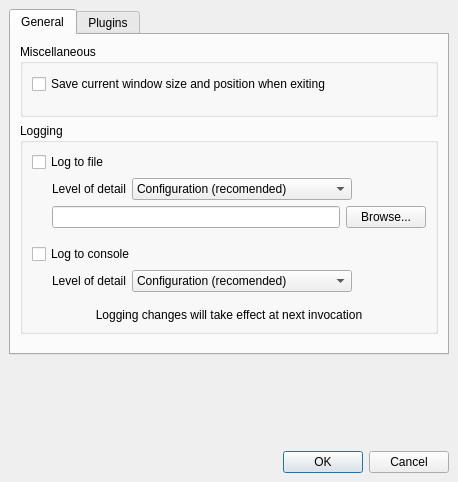
<ui version="4.0" >
 <class>PreferencesDialog</class>
 <widget class="QDialog" name="PreferencesDialog" >
  <property name="geometry" >
   <rect>
    <x>0</x>
    <y>0</y>
    <width>458</width>
    <height>482</height>
   </rect>
  </property>
  <property name="sizePolicy" >
   <sizepolicy>
    <hsizetype>3</hsizetype>
    <vsizetype>3</vsizetype>
    <horstretch>0</horstretch>
    <verstretch>0</verstretch>
   </sizepolicy>
  </property>
  <property name="windowTitle" >
   <string>Dialog</string>
  </property>
  <layout class="QVBoxLayout" >
   <property name="margin" >
    <number>9</number>
   </property>
   <property name="spacing" >
    <number>6</number>
   </property>
   <item>
    <widget class="QTabWidget" name="tabWidget" >
     <property name="currentIndex" >
      <number>0</number>
     </property>
     <widget class="QWidget" name="generalTab" >
      <attribute name="title" >
       <string>General</string>
      </attribute>
      <layout class="QVBoxLayout" >
       <property name="margin" >
        <number>9</number>
       </property>
       <property name="spacing" >
        <number>6</number>
       </property>
       <item>
        <widget class="QGroupBox" name="groupBox" >
         <property name="title" >
          <string>Miscellaneous</string>
         </property>
         <layout class="QVBoxLayout" >
          <property name="margin" >
           <number>9</number>
          </property>
          <property name="spacing" >
           <number>6</number>
          </property>
          <item>
           <widget class="QCheckBox" name="saveWindowSizeCheckBox" >
            <property name="text" >
             <string>Save current window size and position when exiting</string>
            </property>
           </widget>
          </item>
          <item>
           <spacer>
            <property name="orientation" >
             <enum>Qt::Vertical</enum>
            </property>
            <property name="sizeType" >
             <enum>QSizePolicy::Fixed</enum>
            </property>
            <property name="sizeHint" >
             <size>
              <width>20</width>
              <height>10</height>
             </size>
            </property>
           </spacer>
          </item>
         </layout>
        </widget>
       </item>
       <item>
        <widget class="QGroupBox" name="groupBox_2" >
         <property name="title" >
          <string>Logging</string>
         </property>
         <layout class="QVBoxLayout" >
          <property name="margin" >
           <number>9</number>
          </property>
          <property name="spacing" >
           <number>6</number>
          </property>
          <item>
           <layout class="QVBoxLayout" >
            <property name="margin" >
             <number>0</number>
            </property>
            <property name="spacing" >
             <number>6</number>
            </property>
            <item>
             <widget class="QCheckBox" name="logToFileCheckBox" >
              <property name="text" >
               <string>Log to file</string>
              </property>
             </widget>
            </item>
            <item>
             <layout class="QHBoxLayout" >
              <property name="margin" >
               <number>0</number>
              </property>
              <property name="spacing" >
               <number>6</number>
              </property>
              <item>
               <spacer>
                <property name="orientation" >
                 <enum>Qt::Horizontal</enum>
                </property>
                <property name="sizeType" >
                 <enum>QSizePolicy::Fixed</enum>
                </property>
                <property name="sizeHint" >
                 <size>
                  <width>20</width>
                  <height>10</height>
                 </size>
                </property>
               </spacer>
              </item>
              <item>
               <widget class="QLabel" name="fileLogDetailLabel" >
                <property name="sizePolicy" >
                 <sizepolicy>
                  <hsizetype>5</hsizetype>
                  <vsizetype>1</vsizetype>
                  <horstretch>0</horstretch>
                  <verstretch>0</verstretch>
                 </sizepolicy>
                </property>
                <property name="minimumSize" >
                 <size>
                  <width>0</width>
                  <height>0</height>
                 </size>
                </property>
                <property name="text" >
                 <string>Level of detail</string>
                </property>
               </widget>
              </item>
              <item>
               <widget class="QComboBox" name="fileLogDetailComboBox" >
                <property name="sizePolicy" >
                 <sizepolicy>
                  <hsizetype>5</hsizetype>
                  <vsizetype>0</vsizetype>
                  <horstretch>0</horstretch>
                  <verstretch>0</verstretch>
                 </sizepolicy>
                </property>
                <property name="minimumSize" >
                 <size>
                  <width>220</width>
                  <height>0</height>
                 </size>
                </property>
                <property name="currentIndex" >
                 <number>1</number>
                </property>
                <item>
                 <property name="text" >
                  <string>Debugging</string>
                 </property>
                </item>
                <item>
                 <property name="text" >
                  <string>Configuration (recomended)</string>
                 </property>
                </item>
                <item>
                 <property name="text" >
                  <string>General information</string>
                 </property>
                </item>
                <item>
                 <property name="text" >
                  <string>Warnings</string>
                 </property>
                </item>
                <item>
                 <property name="text" >
                  <string>Only severe events</string>
                 </property>
                </item>
               </widget>
              </item>
              <item>
               <spacer>
                <property name="orientation" >
                 <enum>Qt::Horizontal</enum>
                </property>
                <property name="sizeHint" >
                 <size>
                  <width>40</width>
                  <height>10</height>
                 </size>
                </property>
               </spacer>
              </item>
             </layout>
            </item>
            <item>
             <layout class="QHBoxLayout" >
              <property name="margin" >
               <number>0</number>
              </property>
              <property name="spacing" >
               <number>6</number>
              </property>
              <item>
               <spacer>
                <property name="orientation" >
                 <enum>Qt::Horizontal</enum>
                </property>
                <property name="sizeType" >
                 <enum>QSizePolicy::Fixed</enum>
                </property>
                <property name="sizeHint" >
                 <size>
                  <width>20</width>
                  <height>10</height>
                 </size>
                </property>
               </spacer>
              </item>
              <item>
               <widget class="QLineEdit" name="fileLogFilenameLineEdit" />
              </item>
              <item>
               <widget class="QPushButton" name="fileLogBrowseButton" >
                <property name="text" >
                 <string>Browse...</string>
                </property>
               </widget>
              </item>
             </layout>
            </item>
            <item>
             <spacer>
              <property name="orientation" >
               <enum>Qt::Vertical</enum>
              </property>
              <property name="sizeType" >
               <enum>QSizePolicy::Fixed</enum>
              </property>
              <property name="sizeHint" >
               <size>
                <width>20</width>
                <height>10</height>
               </size>
              </property>
             </spacer>
            </item>
            <item>
             <widget class="QCheckBox" name="logToConsoleCheckBox" >
              <property name="text" >
               <string>Log to console</string>
              </property>
             </widget>
            </item>
            <item>
             <layout class="QHBoxLayout" >
              <property name="margin" >
               <number>0</number>
              </property>
              <property name="spacing" >
               <number>6</number>
              </property>
              <item>
               <spacer>
                <property name="orientation" >
                 <enum>Qt::Horizontal</enum>
                </property>
                <property name="sizeType" >
                 <enum>QSizePolicy::Fixed</enum>
                </property>
                <property name="sizeHint" >
                 <size>
                  <width>20</width>
                  <height>10</height>
                 </size>
                </property>
               </spacer>
              </item>
              <item>
               <widget class="QLabel" name="consoleLogDetailLabel" >
                <property name="sizePolicy" >
                 <sizepolicy>
                  <hsizetype>5</hsizetype>
                  <vsizetype>1</vsizetype>
                  <horstretch>0</horstretch>
                  <verstretch>0</verstretch>
                 </sizepolicy>
                </property>
                <property name="minimumSize" >
                 <size>
                  <width>0</width>
                  <height>0</height>
                 </size>
                </property>
                <property name="text" >
                 <string>Level of detail</string>
                </property>
               </widget>
              </item>
              <item>
               <widget class="QComboBox" name="consoleLogDetailComboBox" >
                <property name="sizePolicy" >
                 <sizepolicy>
                  <hsizetype>5</hsizetype>
                  <vsizetype>0</vsizetype>
                  <horstretch>0</horstretch>
                  <verstretch>0</verstretch>
                 </sizepolicy>
                </property>
                <property name="minimumSize" >
                 <size>
                  <width>220</width>
                  <height>0</height>
                 </size>
                </property>
                <property name="currentIndex" >
                 <number>1</number>
                </property>
                <item>
                 <property name="text" >
                  <string>Debugging</string>
                 </property>
                </item>
                <item>
                 <property name="text" >
                  <string>Configuration (recomended)</string>
                 </property>
                </item>
                <item>
                 <property name="text" >
                  <string>General information</string>
                 </property>
                </item>
                <item>
                 <property name="text" >
                  <string>Warnings</string>
                 </property>
                </item>
                <item>
                 <property name="text" >
                  <string>Only severe events</string>
                 </property>
                </item>
               </widget>
              </item>
              <item>
               <spacer>
                <property name="orientation" >
                 <enum>Qt::Horizontal</enum>
                </property>
                <property name="sizeHint" >
                 <size>
                  <width>40</width>
                  <height>10</height>
                 </size>
                </property>
               </spacer>
              </item>
             </layout>
            </item>
            <item>
             <spacer>
              <property name="orientation" >
               <enum>Qt::Vertical</enum>
              </property>
              <property name="sizeType" >
               <enum>QSizePolicy::Fixed</enum>
              </property>
              <property name="sizeHint" >
               <size>
                <width>20</width>
                <height>10</height>
               </size>
              </property>
             </spacer>
            </item>
            <item>
             <widget class="QLabel" name="label" >
              <property name="text" >
               <string>Logging changes will take effect at next invocation</string>
              </property>
              <property name="alignment" >
               <set>Qt::AlignCenter</set>
              </property>
             </widget>
            </item>
           </layout>
          </item>
         </layout>
        </widget>
       </item>
       <item>
        <spacer>
         <property name="orientation" >
          <enum>Qt::Vertical</enum>
         </property>
         <property name="sizeType" >
          <enum>QSizePolicy::Fixed</enum>
         </property>
         <property name="sizeHint" >
          <size>
           <width>20</width>
           <height>10</height>
          </size>
         </property>
        </spacer>
       </item>
      </layout>
     </widget>
     <widget class="QWidget" name="pluginsTab" >
      <attribute name="title" >
       <string>Plugins</string>
      </attribute>
     </widget>
    </widget>
   </item>
   <item>
    <spacer>
     <property name="orientation" >
      <enum>Qt::Vertical</enum>
     </property>
     <property name="sizeHint" >
      <size>
       <width>20</width>
       <height>10</height>
      </size>
     </property>
    </spacer>
   </item>
   <item>
    <widget class="QDialogButtonBox" name="buttonBox" >
     <property name="orientation" >
      <enum>Qt::Horizontal</enum>
     </property>
     <property name="standardButtons" >
      <set>QDialogButtonBox::Cancel|QDialogButtonBox::NoButton|QDialogButtonBox::Ok</set>
     </property>
    </widget>
   </item>
  </layout>
 </widget>
 <resources/>
 <connections>
  <connection>
   <sender>buttonBox</sender>
   <signal>accepted()</signal>
   <receiver>PreferencesDialog</receiver>
   <slot>accept()</slot>
   <hints>
    <hint type="sourcelabel" >
     <x>248</x>
     <y>254</y>
    </hint>
    <hint type="destinationlabel" >
     <x>157</x>
     <y>274</y>
    </hint>
   </hints>
  </connection>
  <connection>
   <sender>buttonBox</sender>
   <signal>rejected()</signal>
   <receiver>PreferencesDialog</receiver>
   <slot>reject()</slot>
   <hints>
    <hint type="sourcelabel" >
     <x>316</x>
     <y>260</y>
    </hint>
    <hint type="destinationlabel" >
     <x>286</x>
     <y>274</y>
    </hint>
   </hints>
  </connection>
 </connections>
</ui>
